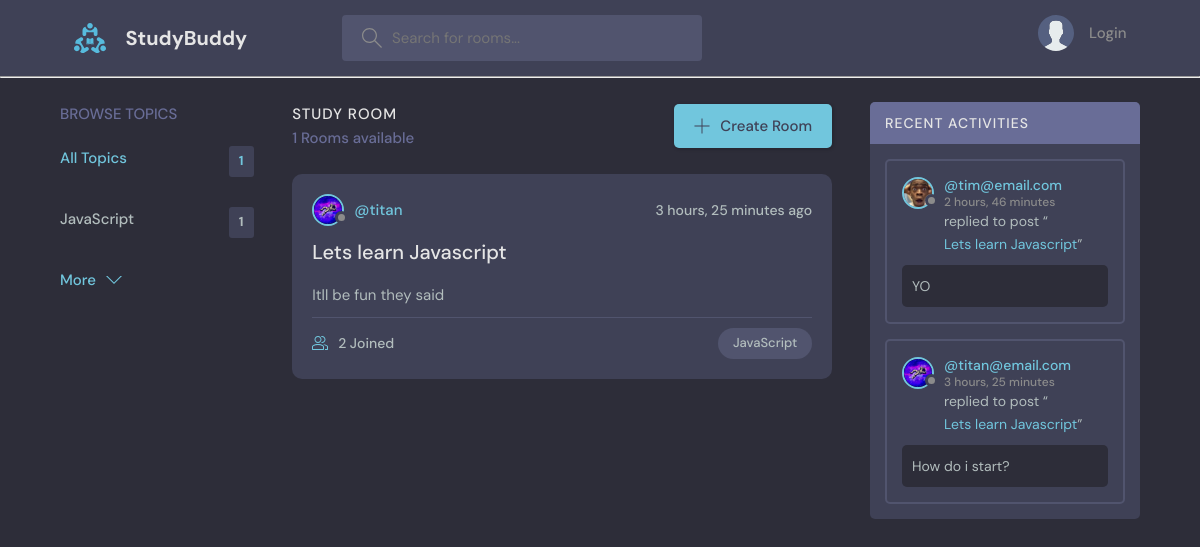
The page / on the database its author committed.
### base/models.py (models this page shows, shortened)
class Topic(models.Model):
    name = models.CharField(max_length=200)

class Room(models.Model):
    host = models.ForeignKey(User, on_delete=models.SET_NULL, null=True)
    topic = models.ForeignKey(Topic, on_delete=models.SET_NULL, null=True)
    name = models.CharField(max_length=200)
    description = models.TextField(null=True, blank=True) #null/blank is allowed, so allowed to be empty
    participants = models.ManyToManyField(User, related_name='participants', blank=True)
    updated = models.DateTimeField(auto_now=True)#anytime the model is updated, it will be saved
    created = models.DateTimeField(auto_now_add=True)
    class Meta:
        ordering = ['-updated', '-created']
    def __str__(self):
        return self.name

class User(AbstractUser):
    name = models.CharField(max_length=200, null=True)
    email = models.EmailField(unique=True)
    bio = models.TextField(null=True)
    avatar = models.ImageField(null=True, default="avatar.svg")
    USERNAME_FIELD = 'email'
    REQUIRED_FIELDS = []

class Message(models.Model):
    user = models.ForeignKey(User,on_delete=models.CASCADE)
    room = models.ForeignKey(Room, on_delete=models.CASCADE) #models.SET_NULL sets all messages to blank
    body = models.TextField()
    updated = models.DateTimeField(auto_now=True)#anytime the model is updated, it will be saved
    created = models.DateTimeField(auto_now_add=True)
    class Meta:
        ordering = ['-updated', '-created']

### base/views.py (the view)
# urls.py: path('', views.home, name="home"),
def home(request):
    q = request.GET.get('q') if request.GET.get('q') != None else ''
    rooms = Room.objects.filter(
        Q(topic__name__icontains=q) |
        Q(name__icontains=q) |
        Q(description__icontains=q)
        )
    topics = Topic.objects.all()[0:5]
    room_count = rooms.count()
    room_messages = Message.objects.filter(Q(room__topic__name__icontains=q)) #ie
    context = {'rooms': rooms,
               'topics': topics,
               'room_count': room_count,
               'room_messages': room_messages,
               }
    return render(request, 'base/home.html', context)

### base/templates/base/home.html (shortened to what this page needs)
{% extends 'main.html' %}
{% block content %}
<main class="layout layout--3">
      <div class="container">
        {% include 'base/topics_component.html' %}
        <div class="roomList">
          <div class="roomList__header">
            <div>
              <h2>Study Room</h2>
              <p>{{room_count}} Rooms available</p>
            </div>
            <a class="btn btn--main" href="{%url 'create-room'%}">
              <svg version="1.1" xmlns="http://www.w3.org/2000/svg" width="32" height="32" viewBox="0 0 32 32">
                <title>add</title>
                <path
                  d="M16.943 0.943h-1.885v14.115h-14.115v1.885h14.115v14.115h1.885v-14.115h14.115v-1.885h-14.115v-14.115z"
                ></path>
              </svg>
              Create Room
            </a>
          </div>
          {%include 'base/feed_component.html' %}
        </div>
        {% include 'base/activity_component.html' %}
      </div>
</main>
{% endblock content %}

### base/templates/base/topics_component.html
<div class="topics">
    <div class="topics__header">
      <h2>Browse Topics</h2>
    </div>
    <ul class="topics__list">
      <li>
        <a href="{% url 'home' %}" class="active">All Topics<span>{{topics.count}}</span></a>
      </li>
      {% for topic in topics %}
      <li>
        <a href="{% url 'home'%}?q={{topic.name}}">{{topic.name}}<span>{{topic.room_set.all.count}}</span></a>
      </li>
      {% endfor %}
    </ul>
    <a class="btn btn--link" href="{% url 'topics-page' %}">
      More
      <svg version="1.1" xmlns="http://www.w3.org/2000/svg" width="32" height="32" viewBox="0 0 32 32">
        <title>chevron-down</title>
        <path d="M16 21l-13-13h-3l16 16 16-16h-3l-13 13z"></path>
      </svg>
    </a>
  </div>

### base/templates/base/feed_component.html (shortened to what this page needs)
{% for room in rooms %}
<div class="roomListRoom">
    <div class="roomListRoom__header">
      <a href="{% url 'user-profile' room.host.id %}" class="roomListRoom__author">
        <div class="avatar avatar--small">
          <img src="{{room.host.avatar.url}}" />
        </div>
        <span>@{{room.host.username }}</span>
      </a>
      <div class="roomListRoom__actions">
        <span>{{room.created|timesince}} ago</span>
      </div>
    </div>
    <div class="roomListRoom__content">
      <a href="{% url 'room' room.id %}">{{room.name}}</a>
      <p>{{room.description}}</p>
    </div>
    <div class="roomListRoom__meta">
      <a href="room.html" class="roomListRoom__joined">
        {{room.participants.all.count}} Joined
      </a>
      <p class="roomListRoom__topic">{{room.topic.name}}</p>
    </div>
  </div>
{% endfor %}

### base/templates/base/activity_component.html (shortened to what this page needs)
    <div class="activities">
        <div class="activities__header">
          <h2>Recent Activities</h2>
        </div>
        {% for message in room_messages %}
        <div class="activities__box">
          <div class="activities__boxHeader roomListRoom__header">
            <a href="{% url 'user-profile' message.user.id %}" class="roomListRoom__author">
              <div class="avatar avatar--small">
                <img src="{{message.user.avatar.url}}" />
              </div>
              <p>
                @{{message.user}}
                <span>{{message.created|timesince}}</span>
              </p>
            </a>
          </div>
          <div class="activities__boxContent">
            <p>replied to post “<a href="{%url 'room' message.room.id %}">{{message.room}}</a>”</p>
            <div class="activities__boxRoomContent">
                {{ message.body }}
            </div>
          </div>
        </div>
        {% endfor %}
      </div>

### rows shown on the page
Topic: name "JavaScript", room_set.all.count "1"
Room: host.avatar (picture), host.username "titan", created "3 hours, 25 minutes", name "Lets learn Javascript", description "Itll be fun they said", participants.all.count "2", topic.name "JavaScript"
Message: user.avatar (picture), user "tim@email.com", created "2 hours, 46 minutes", room "Lets learn Javascript", body "YO"
Message: user.avatar (picture), user "titan@email.com", created "3 hours, 25 minutes", room "Lets learn Javascript", body "How do i start?"

### other values the page prints
{{ topics.count }} "1"
{{ room_count }} "1"
